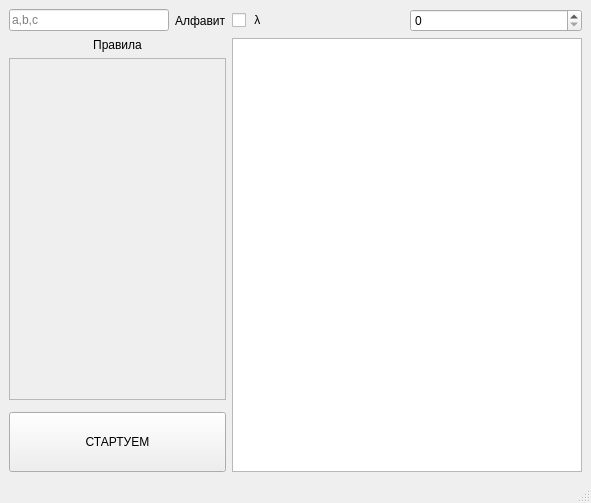
<?xml version="1.0" encoding="UTF-8"?>
<ui version="4.0">
 <class>MainWindow</class>
 <widget class="QMainWindow" name="MainWindow">
  <property name="geometry">
   <rect>
    <x>0</x>
    <y>0</y>
    <width>591</width>
    <height>503</height>
   </rect>
  </property>
  <property name="windowTitle">
   <string>MainWindow</string>
  </property>
  <widget class="QWidget" name="centralwidget">
   <layout class="QVBoxLayout" name="verticalLayout_2">
    <item>
     <layout class="QGridLayout" name="gridLayout">
      <item row="4" column="0" colspan="2">
       <widget class="QPushButton" name="pushButton">
        <property name="minimumSize">
         <size>
          <width>200</width>
          <height>60</height>
         </size>
        </property>
        <property name="text">
         <string>СТАРТУЕМ</string>
        </property>
       </widget>
      </item>
      <item row="0" column="0">
       <widget class="QLineEdit" name="lineEdit">
        <property name="placeholderText">
         <string>a,b,c</string>
        </property>
       </widget>
      </item>
      <item row="0" column="1">
       <widget class="QLabel" name="label">
        <property name="text">
         <string>Алфавит</string>
        </property>
       </widget>
      </item>
      <item row="0" column="2">
       <widget class="QCheckBox" name="checkBox">
        <property name="text">
         <string> λ</string>
        </property>
       </widget>
      </item>
      <item row="0" column="3">
       <widget class="QSpinBox" name="spinBox">
        <property name="maximum">
         <number>10</number>
        </property>
       </widget>
      </item>
      <item row="2" column="0" colspan="2">
       <widget class="QScrollArea" name="scrollArea">
        <property name="widgetResizable">
         <bool>true</bool>
        </property>
        <widget class="QWidget" name="scrollAreaWidgetContents">
         <property name="geometry">
          <rect>
           <x>0</x>
           <y>0</y>
           <width>213</width>
           <height>329</height>
          </rect>
         </property>
         <layout class="QHBoxLayout" name="horizontalLayout_2">
          <item>
           <layout class="QVBoxLayout" name="vLayout">
            <property name="topMargin">
             <number>0</number>
            </property>
           </layout>
          </item>
         </layout>
        </widget>
       </widget>
      </item>
      <item row="1" column="0" colspan="2">
       <widget class="QLabel" name="label_2">
        <property name="text">
         <string>Правила</string>
        </property>
        <property name="alignment">
         <set>Qt::AlignCenter</set>
        </property>
       </widget>
      </item>
      <item row="1" column="2" rowspan="4" colspan="2">
       <widget class="QTextEdit" name="textEdit">
        <property name="minimumSize">
         <size>
          <width>350</width>
          <height>350</height>
         </size>
        </property>
        <property name="readOnly">
         <bool>true</bool>
        </property>
       </widget>
      </item>
     </layout>
    </item>
   </layout>
  </widget>
  <widget class="QMenuBar" name="menubar">
   <property name="geometry">
    <rect>
     <x>0</x>
     <y>0</y>
     <width>591</width>
     <height>21</height>
    </rect>
   </property>
  </widget>
  <widget class="QStatusBar" name="statusbar"/>
 </widget>
 <resources/>
 <connections/>
</ui>
